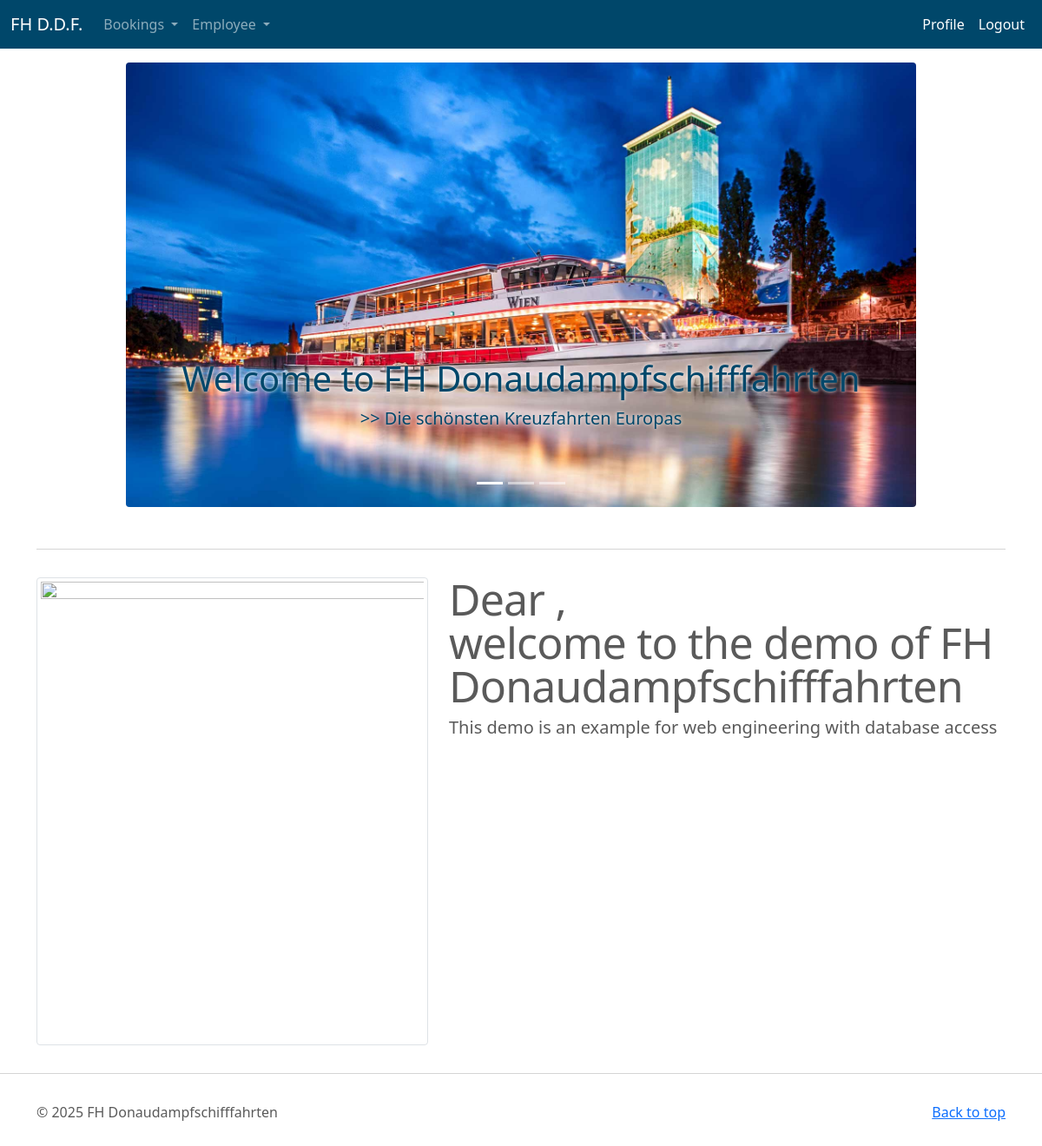
/ (signed in), run on an earlier commit of the app's database.
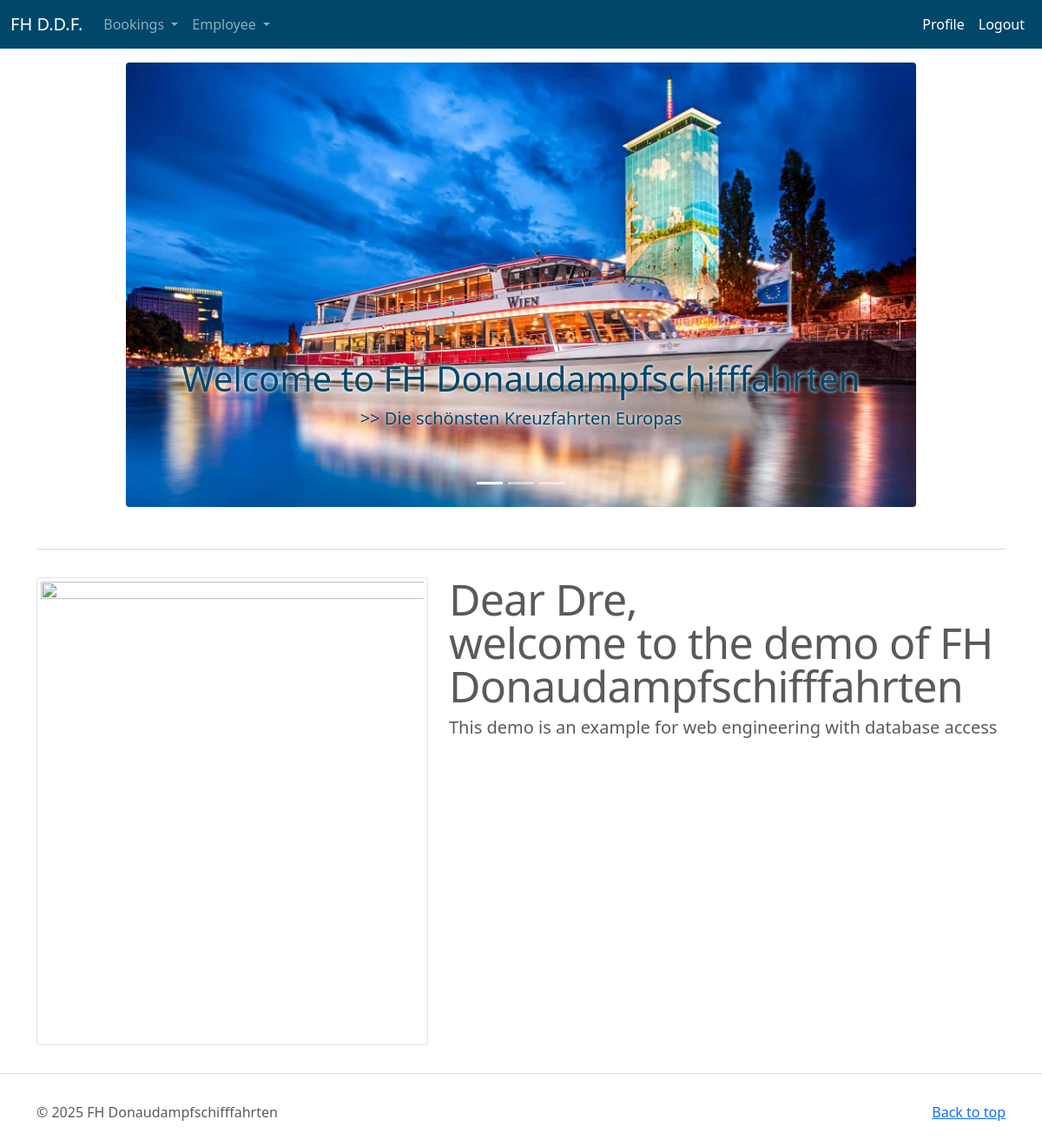
And on a later commit of the database.
### tables this page shows
CREATE TABLE "Person" (
    /* hab das auf PANr geaendert da es sonst mit den spaeteren FKs zach wird mit dem zusammengesetzten SVNR + GebDatum*/
    "PANr" NUMBER(4),
    /* es gibt keinen eigenen date type kann als int, text, oder real angegeben werden */ 
    "GebDatum" INTEGER,
    "Vorname" TEXT(50),
    "Nachname" TEXT(50),
    "PLZ" NUMBER(4),
    "Ort" TEXT(50),
    "Strasse" TEXT(50),
    "Hausnummer" NUMBER(4),
    CONSTRAINT pk_Person PRIMARY KEY (PANr)
);

### flask_auu/auu.py (the view)
@bp.route('/')
def index():
    session['history'] = session['history'] + "/index\n ... "
    db = get_db()
    passpers = None
    if g.user is not None:
        passpers = db.execute(
                'SELECT Nachname'
                ' FROM Person'
                ' WHERE Person.PANr = ?', (g.user['username'],)
        ).fetchone()
    return render_template('index.html', passpers=passpers)

### flask_auu/auth.py (called while the page is built)
@bp.before_app_request
def load_logged_in_user():
    user_id = session.get('user_id')
    if session.get('history') is None:
        session['history'] = "Usage history since last login:\n"
    if user_id is None:
        g.user = None
    else:
        g.user = get_db().execute(
            'SELECT * FROM user WHERE id = ?', (user_id,)
        ).fetchone()

### flask_auu/db.py (called while the page is built)
def get_db():
        print('get_db(): before db is accessed...', flush=True)
        if 'db' not in g:
            g.db = sqlite3.connect(
                current_app.config['DATABASE'],
                detect_types=sqlite3.PARSE_DECLTYPES
            )
            g.db.row_factory = sqlite3.Row
        return g.db

### flask_auu/templates/index.html (shortened to what this page needs)
{% extends 'base.html' %}
{% block content %}
<div id="mycarousel" class="carousel slide" data-bs-ride="carousel">
<br>
    <div class="carousel-indicators">
      <button type="button" data-bs-target="#mycarousel" data-bs-slide-to="0" class="active" aria-current="true" aria-label="slide 1"></button>
      <button type="button" data-bs-target="#mycarousel" data-bs-slide-to="1" aria-label="slide 2"></button>
      <button type="button" data-bs-target="#mycarousel" data-bs-slide-to="2" aria-label="slide 3"></button>
    </div>
    <div class="carousel-inner">
      <div class="carousel-item active text-center">
        <img class="img-fluid rounded" src="{{ url_for('static', filename='pics/carousel1.jpg') }}"/>
        <div class="container">
          <div class="carousel-caption">
            <h1>Welcome to FH Donaudampfschifffahrten</h1>
            <p> >> Die schönsten Kreuzfahrten Europas</p>
          </div>
        </div>
      </div>
    </div>
    <button class="carousel-control-prev" type="button" data-bs-target="#mycarousel" data-bs-slide="prev">
      <span class="carousel-control-prev-icon" aria-hidden="true"></span>
    </button>
    <button class="carousel-control-next" type="button" data-bs-target="#mycarousel" data-bs-slide="next">
      <span class="carousel-control-next-icon" aria-hidden="true"></span>
    </button>
  </div>
{% if g.user %}
  <div class="container marketing">
        <hr class="featurette-divider">
        <div class="row featurette">
            <div class="col-md-7 order-md-2">
                <h2 class="featurette-heading"> Dear {{ passpers['Nachname'] }}, <br> welcome to the demo of FH Donaudampfschifffahrten</h2>
                <p class="lead">This demo is an example for web engineering with database access</p>
            </div>
            <div class="col-md-5 order-md-1">
                <img class="img-fluid img-thumbnail" width="500" height="600" src="{{ url_for('static', filename='pics/webpage_index.jpg') }}"/>
            </div>
        </div>
        </div>
{% endif %}
{% endblock %}

What changed in the data, as far as the page shows it:
added Person: Nachname "Dre"
